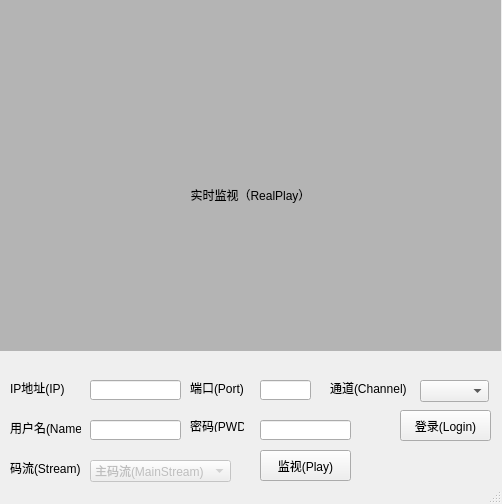
<?xml version="1.0" encoding="UTF-8"?>
<ui version="4.0">
 <class>MainWindow</class>
 <widget class="QMainWindow" name="MainWindow">
  <property name="geometry">
   <rect>
    <x>0</x>
    <y>0</y>
    <width>502</width>
    <height>504</height>
   </rect>
  </property>
  <property name="windowTitle">
   <string>实时监视(RealPlay)</string>
  </property>
  <widget class="QWidget" name="centralwidget">
   <widget class="QLabel" name="PlayWnd">
    <property name="geometry">
     <rect>
      <x>0</x>
      <y>0</y>
      <width>501</width>
      <height>351</height>
     </rect>
    </property>
    <property name="styleSheet">
     <string notr="true">background-color: rgb(180, 180, 180);</string>
    </property>
    <property name="text">
     <string>&lt;html&gt;&lt;head/&gt;&lt;body&gt;&lt;p align=&quot;center&quot;&gt;&lt;br/&gt;&lt;/p&gt;&lt;p align=&quot;center&quot;&gt;实时监视（RealPlay）&lt;/p&gt;&lt;/body&gt;&lt;/html&gt;</string>
    </property>
   </widget>
   <widget class="QLineEdit" name="IP_lineEdit">
    <property name="geometry">
     <rect>
      <x>90</x>
      <y>380</y>
      <width>91</width>
      <height>20</height>
     </rect>
    </property>
   </widget>
   <widget class="QLabel" name="IP_label">
    <property name="geometry">
     <rect>
      <x>10</x>
      <y>380</y>
      <width>61</width>
      <height>16</height>
     </rect>
    </property>
    <property name="text">
     <string>IP地址(IP)</string>
    </property>
   </widget>
   <widget class="QLabel" name="Port_label">
    <property name="geometry">
     <rect>
      <x>190</x>
      <y>380</y>
      <width>61</width>
      <height>16</height>
     </rect>
    </property>
    <property name="text">
     <string>端口(Port)</string>
    </property>
   </widget>
   <widget class="QLineEdit" name="Port_lineEdit">
    <property name="geometry">
     <rect>
      <x>260</x>
      <y>380</y>
      <width>51</width>
      <height>20</height>
     </rect>
    </property>
   </widget>
   <widget class="QLabel" name="Name_label">
    <property name="geometry">
     <rect>
      <x>10</x>
      <y>420</y>
      <width>71</width>
      <height>16</height>
     </rect>
    </property>
    <property name="text">
     <string>用户名(Name)</string>
    </property>
   </widget>
   <widget class="QLineEdit" name="Name_lineEdit">
    <property name="geometry">
     <rect>
      <x>90</x>
      <y>420</y>
      <width>91</width>
      <height>20</height>
     </rect>
    </property>
   </widget>
   <widget class="QLabel" name="Pwd_label">
    <property name="geometry">
     <rect>
      <x>190</x>
      <y>420</y>
      <width>54</width>
      <height>12</height>
     </rect>
    </property>
    <property name="text">
     <string>密码(PWD)</string>
    </property>
   </widget>
   <widget class="QLineEdit" name="Pwd_lineEdit">
    <property name="geometry">
     <rect>
      <x>260</x>
      <y>420</y>
      <width>91</width>
      <height>20</height>
     </rect>
    </property>
    <property name="echoMode">
     <enum>QLineEdit::Password</enum>
    </property>
   </widget>
   <widget class="QLabel" name="Channel_label">
    <property name="geometry">
     <rect>
      <x>330</x>
      <y>380</y>
      <width>81</width>
      <height>16</height>
     </rect>
    </property>
    <property name="text">
     <string>通道(Channel)</string>
    </property>
   </widget>
   <widget class="QComboBox" name="Channel_comboBox">
    <property name="geometry">
     <rect>
      <x>420</x>
      <y>380</y>
      <width>69</width>
      <height>22</height>
     </rect>
    </property>
   </widget>
   <widget class="QPushButton" name="login_btn">
    <property name="geometry">
     <rect>
      <x>400</x>
      <y>410</y>
      <width>91</width>
      <height>31</height>
     </rect>
    </property>
    <property name="text">
     <string>登录(Login)</string>
    </property>
   </widget>
   <widget class="QPushButton" name="play_btn">
    <property name="geometry">
     <rect>
      <x>260</x>
      <y>450</y>
      <width>91</width>
      <height>31</height>
     </rect>
    </property>
    <property name="text">
     <string>监视(Play)</string>
    </property>
   </widget>
   <widget class="QComboBox" name="StreamTyp_comboBox">
    <property name="enabled">
     <bool>false</bool>
    </property>
    <property name="geometry">
     <rect>
      <x>90</x>
      <y>460</y>
      <width>141</width>
      <height>22</height>
     </rect>
    </property>
    <item>
     <property name="text">
      <string>主码流(MainStream)</string>
     </property>
    </item>
    <item>
     <property name="text">
      <string>辅码流(ExtraStream)</string>
     </property>
    </item>
   </widget>
   <widget class="QLabel" name="label_5">
    <property name="geometry">
     <rect>
      <x>10</x>
      <y>460</y>
      <width>71</width>
      <height>16</height>
     </rect>
    </property>
    <property name="text">
     <string>码流(Stream)</string>
    </property>
   </widget>
  </widget>
  <widget class="QStatusBar" name="statusbar"/>
 </widget>
 <resources/>
 <connections/>
</ui>
